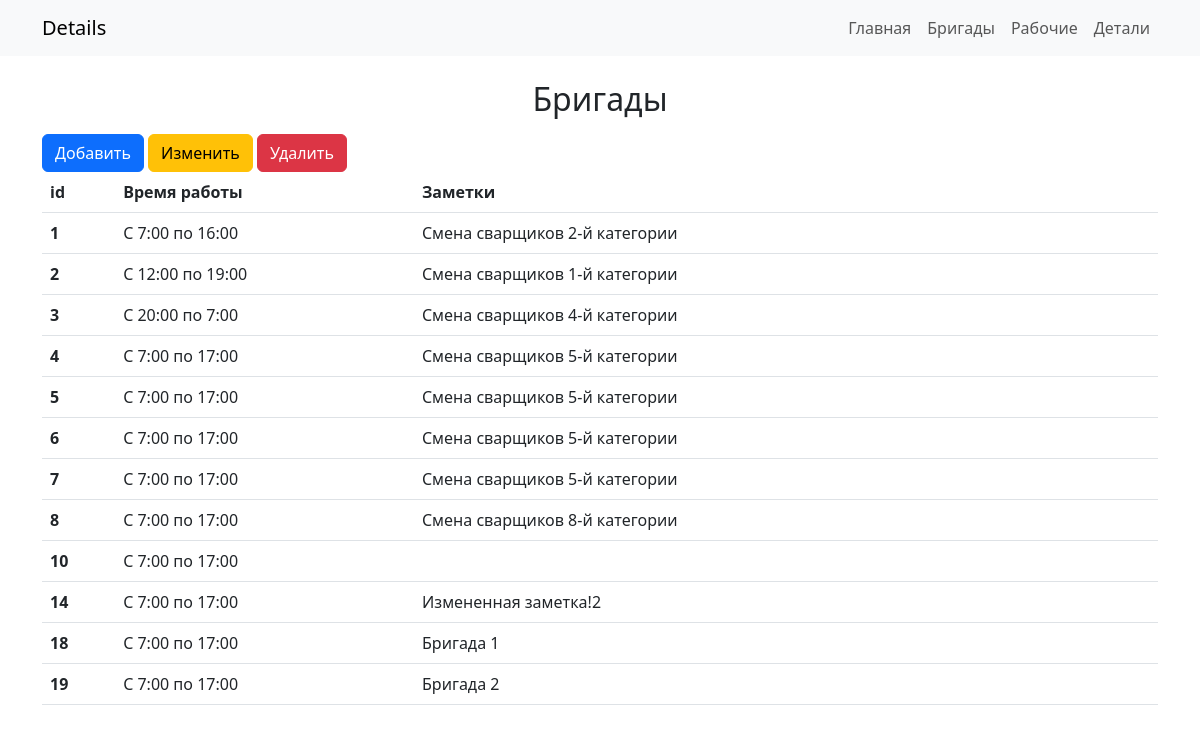
Screenshot of /brigade/index.php with the database file from the repository.
### tables this page shows
CREATE TABLE `brigades` (
  `id` int(11) NOT NULL,
  `shift` varchar(255) NOT NULL,
  `notes` text DEFAULT NULL
);

### models/Brigade.php (called while the page is built, shortened)
<?php
class Brigade
{
    private $conn;
    private $table = 'brigades';
    public function __construct($db)
    {
        $this->conn = $db;
    }
    public function read()
    {
        try {
            $query = 'SELECT b.id, b.shift, b.notes
            FROM ' . $this->table . ' b';
            $stmt = $this->conn->prepare($query);
            $stmt->execute();
            $brigade_arr = array();
            while ($row = $stmt->fetch(PDO::FETCH_ASSOC)) {
                extract($row);
                $brigade_item = array(
                    'id' => $id,
                    'shift' => $shift,
                    'notes' => html_entity_decode($notes)
                );
                array_push($brigade_arr, $brigade_item);
            }
            return $brigade_arr;
        } catch (PDOException $ex) {
            echo 'Message: ' . $ex->getMessage();
        }
    }
}

### brigade/index.php (the view, shortened to what this page needs)
<?php include '../includes/header.php'; ?>
<?php include '../models/Brigade.php'; ?>
<?php
$database = new Database();
$db = $database->connect();
$brigade = new Brigade($db);
$listBrigade = $brigade->read();
?>
<h2 class="text-center my-3">Бригады</h2>
<div class="row">
    <div class="col">
        <a href="../brigade/add.php" type="button" id="btn-add" class="btn btn-primary">Добавить</a>
        <a href="../brigade/edit.php" type="button" id="btn-edit" class="btn btn-warning">Изменить</a>
        <a href="../brigade/delete.php" type="button" id="btn-delete" class="btn btn-danger">Удалить</a>
    </div>
</div>
<div class="row">
    <div class="col-12 table-fixed">
        <?php if (empty($listBrigade)) : ?>
            <p class="lead mt3">Нету записей</p>
        <?php else : ?>
            <table class="table">
                <thead>
                    <tr>
                        <th scope="col">id</th>
                        <th scope="col">Время работы</th>
                        <th scope="col">Заметки</th>
                    </tr>
                </thead>
                <tbody>
                    <?php foreach ($listBrigade as $item) : ?>
                        <tr>
                            <th scope="row"> <?php echo $item['id']; ?></th>
                            <td><?php echo $item['shift']; ?></td>
                            <td class="col-sm-8"><?php echo $item['notes']; ?></td>
                        </tr>
                    <?php endforeach; ?>
                </tbody>
            </table>
        <?php endif; ?>
    </div>
</div>
<?php include '../includes/footer.php'; ?>

### includes/header.php (shortened to what this page needs)
<!DOCTYPE html>
<html lang="en">
<head>
    <link href="https://cdn.jsdelivr.net/npm/bootstrap@5.3.0-alpha1/dist/css/bootstrap.min.css" rel="stylesheet">
    <link href="../index.css" rel="stylesheet">
</head>
<body>
    <nav class="navbar navbar-expand-sm navbar-light bg-light mb-4">
        <div class="container">
            <a class="navbar-brand" href="#">Details</a>
            <div class="collapse navbar-collapse" id="navbarNav">
                <ul class="navbar-nav ms-auto">
                    <li class="nav-item">
                        <a class="nav-link" href="/php-course/php-detail-database/index.php">Главная</a>
                    </li>
                    <li class="nav-item">
                        <a class="nav-link" href="/php-course/php-detail-database/brigade/index.php">Бригады</a>
                    </li>
                    <li class="nav-item">
                        <a class="nav-link" href="/php-course/php-detail-database/worker/index.php">Рабочие</a>
                    </li>
                    <li class="nav-item">
                        <a class="nav-link" href="/php-course/php-detail-database/detail/index.php">Детали</a>
                    </li>
                </ul>
            </div>
        </div>
    </nav>
    <main>
    <div class="container">

### includes/footer.php (shortened to what this page needs)
</div>
</main>
</body>
</body>
</html>

### index.css (style rules this page uses)
.table-fixed { height: 75vh; overflow-y: auto; }
thead { position: sticky; top: 0; background-color: white; }

### rows the page displays
brigades: id "1", shift "C 7:00 по 16:00", notes "Смена сварщиков 2-й категории"
brigades: id "2", shift "C 12:00 по 19:00", notes "Смена сварщиков 1-й категории"
brigades: id "3", shift "C 20:00 по 7:00", notes "Смена сварщиков 4-й категории"
brigades: id "4", shift "C 7:00 по 17:00", notes "Смена сварщиков 5-й категории"
brigades: id "5", shift "C 7:00 по 17:00", notes "Смена сварщиков 5-й категории"
brigades: id "6", shift "C 7:00 по 17:00", notes "Смена сварщиков 5-й категории"
brigades: id "7", shift "C 7:00 по 17:00", notes "Смена сварщиков 5-й категории"
brigades: id "8", shift "C 7:00 по 17:00", notes "Смена сварщиков 8-й категории"
brigades: id "10", shift "C 7:00 по 17:00"
brigades: id "14", shift "C 7:00 по 17:00", notes "Измененная заметка!2"
brigades: id "18", shift "C 7:00 по 17:00", notes "Бригада 1"
brigades: id "19", shift "C 7:00 по 17:00", notes "Бригада 2"
